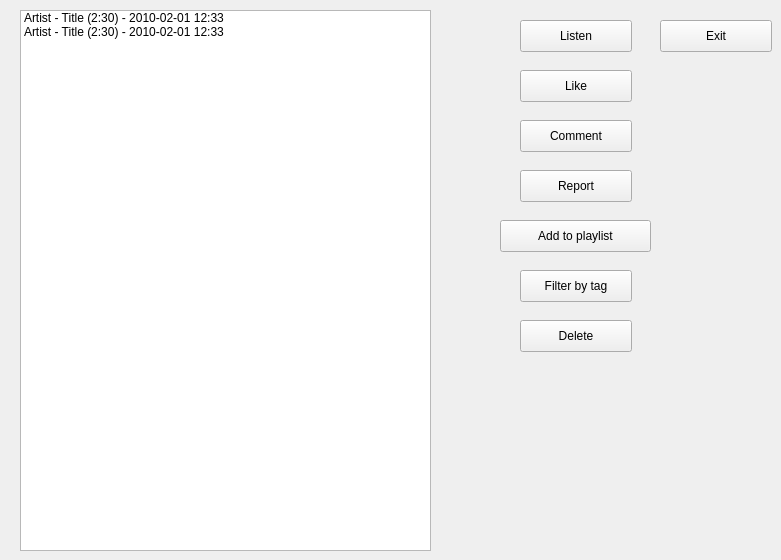
    <widget class="QWidget" name="allTracksPage">
     <widget class="QListWidget" name="allTracks_tracksListWidget">
      <property name="geometry">
       <rect>
        <x>20</x>
        <y>10</y>
        <width>411</width>
        <height>541</height>
       </rect>
      </property>
      <item>
       <property name="text">
        <string>Artist - Title (2:30) - 2010-02-01 12:33</string>
       </property>
      </item>
      <item>
       <property name="text">
        <string>Artist - Title (2:30) - 2010-02-01 12:33</string>
       </property>
      </item>
     </widget>
     <widget class="QPushButton" name="allTracks_listenButton">
      <property name="geometry">
       <rect>
        <x>520</x>
        <y>20</y>
        <width>112</width>
        <height>32</height>
       </rect>
      </property>
      <property name="text">
       <string>Listen</string>
      </property>
     </widget>
     <widget class="QPushButton" name="allTracks_likeButton">
      <property name="geometry">
       <rect>
        <x>520</x>
        <y>70</y>
        <width>112</width>
        <height>32</height>
       </rect>
      </property>
      <property name="text">
       <string>Like</string>
      </property>
     </widget>
     <widget class="QPushButton" name="allTracks_commentButton">
      <property name="geometry">
       <rect>
        <x>520</x>
        <y>120</y>
        <width>112</width>
        <height>32</height>
       </rect>
      </property>
      <property name="text">
       <string>Comment</string>
      </property>
     </widget>
     <widget class="QPushButton" name="allTracks_reportButton">
      <property name="geometry">
       <rect>
        <x>520</x>
        <y>170</y>
        <width>112</width>
        <height>32</height>
       </rect>
      </property>
      <property name="text">
       <string>Report</string>
      </property>
     </widget>
     <widget class="QPushButton" name="allTracks_exitButton">
      <property name="geometry">
       <rect>
        <x>660</x>
        <y>20</y>
        <width>112</width>
        <height>32</height>
       </rect>
      </property>
      <property name="text">
       <string>Exit</string>
      </property>
     </widget>
     <widget class="QPushButton" name="allTracks_addToPlaylist">
      <property name="geometry">
       <rect>
        <x>500</x>
        <y>220</y>
        <width>151</width>
        <height>32</height>
       </rect>
      </property>
      <property name="text">
       <string>Add to playlist</string>
      </property>
     </widget>
     <widget class="QPushButton" name="allTracks_filterByTag">
      <property name="geometry">
       <rect>
        <x>520</x>
        <y>270</y>
        <width>112</width>
        <height>32</height>
       </rect>
      </property>
      <property name="text">
       <string>Filter by tag</string>
      </property>
     </widget>
     <widget class="QPushButton" name="allTracks_deleteButton">
      <property name="geometry">
       <rect>
        <x>520</x>
        <y>320</y>
        <width>112</width>
        <height>32</height>
       </rect>
      </property>
      <property name="text">
       <string>Delete</string>
      </property>
     </widget>
    </widget>
